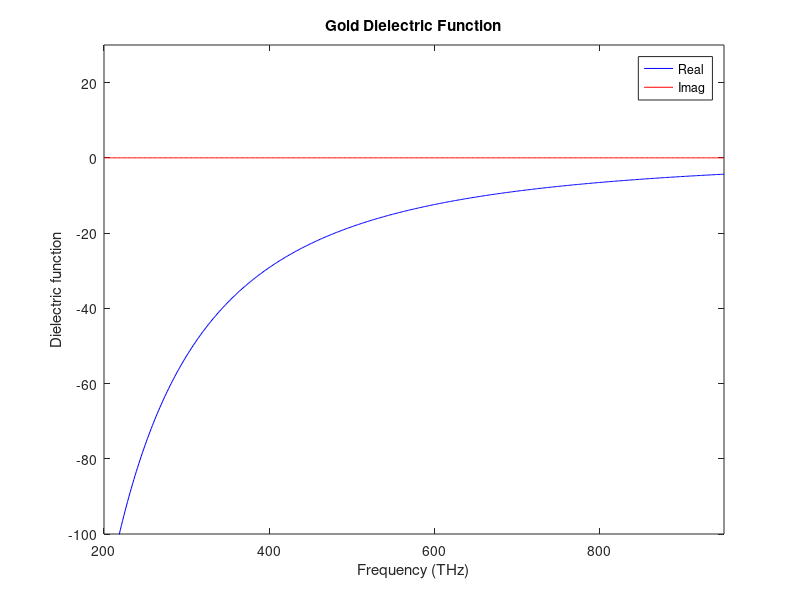
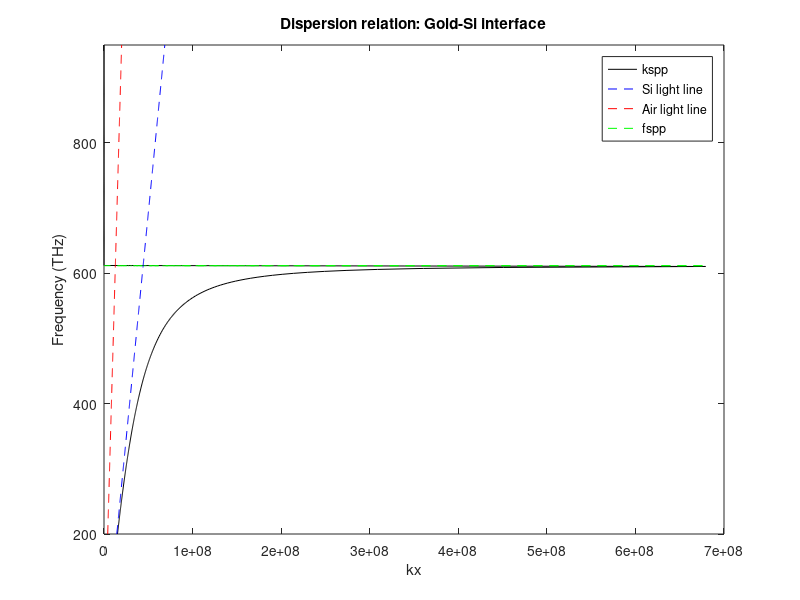

Here is the MATLAB script that generated these plots, in order:
%%% SURFACE PLASMON POLARITON DISPERSION %%%%%%%
%%% 
%%% This piece of code calculates the dispersion relation of surface
%%% plasmon polariton on the metal-dielectric interface.



%%% Developed by: Charalampos P. Mavidis
%%% E-Mail: mavidis [at] iesl [dot] forth [dot] gr
%%% Date: October 10, 2014

%%% USAGE:
%%% ======
%%%  > INPUT
%%% 
%%%      - freq : List of freqencies in Hz. 
%%%               
%%% 
%%%      - eps_d : Dielectric constant of the dielectric
%%%      - fp : Plasma frequency (Hz) of the metal (for Drude model) 
%%%      - gm : Collision frequency (Hz) of the metal (for Drude model)

%%% > OUTPUT
%%% 
%%%      - kspp : Dispersion relation of surface plasmon.

c = 3.0e+8; % speed of light in vacuum in m/s

% DIELECTRIC CONSTANT OF DIELECTRIC
eps_d = 11.9;

% Drude Model Parameters for the metal
fp = 13.8e15/(2.0*pi);
gm = 0.0;

freq = linspace(200e12,950e12,500); % Hz

% DIELECTRIC FUNCTION OF METAL 
eps_m = 1.0 - fp^2./(freq.^2+1j*freq.*gm); 



figure();
plot(freq*1e-12,real(eps_m),'b-'); hold on;
plot(freq*1e-12,imag(eps_m),'r-'); hold on; 
xlim([200 950]); ylim([-100 30]); 
xlabel('Frequency (THz)');
ylabel('Dielectric function');
legend('Real','Imag');
title('Gold Dielectric Function')

% DISPERSION RELATION

t1 = eps_m*eps_d;
t2 = eps_m+eps_d;
%t2inv = 1./t2;
t12 = t1./t2;
kspp = (2.0*pi*freq/c).*sqrt(t12);

figure();
plot(real(kspp),freq*1e-12,'k-');
hold on;

fsp = fp*1e-12/sqrt(1+eps_d); 
plot(sqrt(eps_d)*2.0*pi*freq/c,freq*1e-12,'b--');
hold on; plot(2.0*pi*freq/c,freq*1e-12,'r--');
hold on;
plot(real(kspp),fsp*ones(size(kspp)),'g--'); 

xlim([0e6 7e8]); ylim([200 950]); 
xlabel('kx');
ylabel('Frequency (THz)');
legend('kspp','Si light line', 'Air light line','fspp');
title('Dispersion relation: Gold-Si interface')